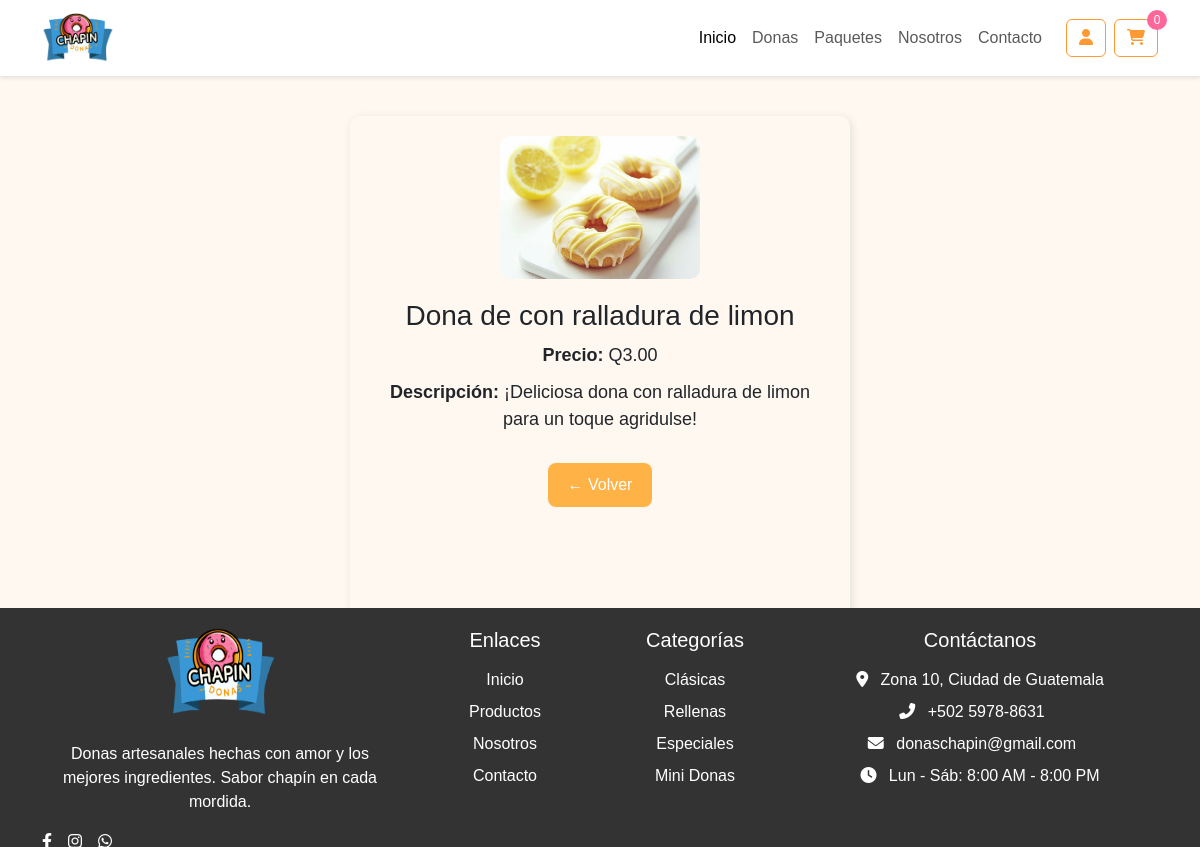
The app's page /productos/ver_producto.php?id=21 with its own data.
### tables this page shows
CREATE TABLE `productos` (
  `id` int NOT NULL AUTO_INCREMENT,
  `nombre` varchar(100) NOT NULL,
  `precio` decimal(10,2) NOT NULL,
  `descripcion` text,
  `imagen` varchar(255) DEFAULT NULL,
  PRIMARY KEY (`id`)
);

### productos/ver_producto.php (the view, shortened to what this page needs)
<?php
include '../includes/db.php';
include '../includes/header.php';
$id = intval($_GET['id']);
$query = "SELECT * FROM productos WHERE id = $id";
$resultado = mysqli_query($conexion, $query);
$producto = mysqli_fetch_assoc($resultado);
?>
<!DOCTYPE html>
<html lang="es">
<head>
</head>
<body>
<div class="detalle-producto">
    <img src="../images/img_productos<?php echo $producto['imagen']; ?>" alt="<?php echo $producto['nombre']; ?>">
    <h2><?php echo $producto['nombre']; ?></h2>
    <p><strong>Precio:</strong> Q<?php echo number_format($producto['precio'], 2); ?></p>
    <p><strong>Descripción:</strong> <?php echo nl2br($producto['descripcion']); ?></p>
    <a class="btn-volver" href="index.php">← Volver</a>
</div>
<?php include '../includes/footer.php'; ?>
</body>
</html>

### includes/header.php (style rules this page uses)
:root { --primary-color: #ff9933; --secondary-color: #ff6699; --dark-color: #333333; --light-color: #ffffff; }
body { font-family: 'Poppins', sans-serif; background-color: #fff8f0; }

### productos/ver_producto.php (style rules this page uses)
.detalle-producto { max-width: 500px; margin: 40px auto; padding: 20px; Background: #fff8f1; border-radius: 10px; box-shadow: 2px 2px 10px rgba(0,0,0,0.1); text-align: center; padding-bottom: 300px; }
.detalle-producto img { max-width: 200px; border-radius: 10px; }
.detalle-producto h2 { margin-top: 20px; font-size: 28px; }
.detalle-producto p { font-size: 18px; margin: 10px 0; }
.btn-volver { display: inline-block; margin-top: 20px; background-color: #ffb347; color: white; padding: 10px 20px; border-radius: 8px; text-decoration: none; }

### records on screen
productos: imagen (picture), nombre "Dona de con ralladura de limon", precio "3.00", descripcion "¡Deliciosa dona con ralladura de limon para un toque agridulse!"
